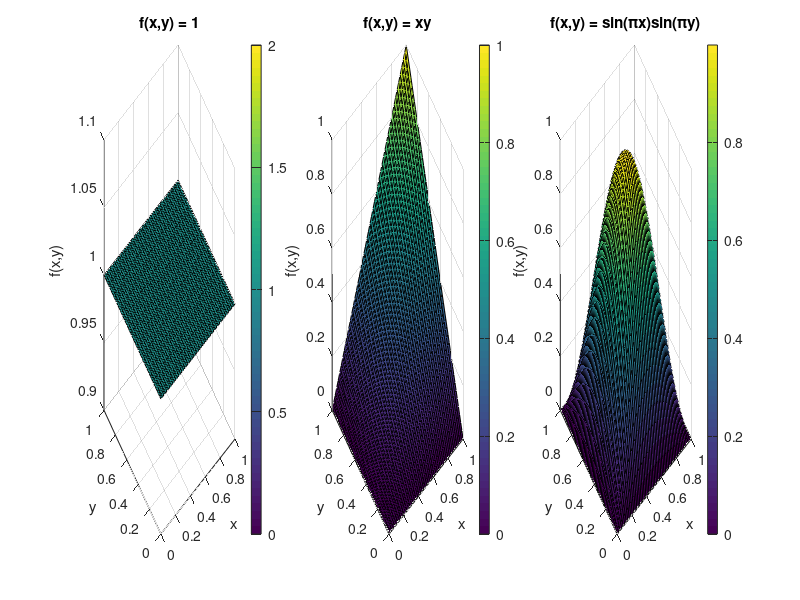

Source code (MATLAB):
 function visualize_test_functions()
    % Define the three test functions
    f1 = @(x,y) ones(size(x));           % f(x,y) = 1
    f2 = @(x,y) x.*y;                    % f(x,y) = xy
    f3 = @(x,y) sin(pi*x).*sin(pi*y);    % f(x,y) = sin(πx)sin(πy)
    
    % Create grid for plotting
    [X, Y] = meshgrid(linspace(0,1,50));
    
    % Create figure
    figure('Position', [100 100 1200 400]);
    
    % Plot f1
    subplot(1,3,1);
    surf(X, Y, f1(X,Y));
    title('f(x,y) = 1');
    xlabel('x'); ylabel('y'); zlabel('f(x,y)');
    colorbar;
    
    % Plot f2
    subplot(1,3,2);
    surf(X, Y, f2(X,Y));
    title('f(x,y) = xy');
    xlabel('x'); ylabel('y'); zlabel('f(x,y)');
    colorbar;
    
    % Plot f3
    subplot(1,3,3);
    surf(X, Y, f3(X,Y));
    title('f(x,y) = sin(πx)sin(πy)');
    xlabel('x'); ylabel('y'); zlabel('f(x,y)');
    colorbar;
    
    % Save figure
    saveas(gcf, 'test_functions.png');
end